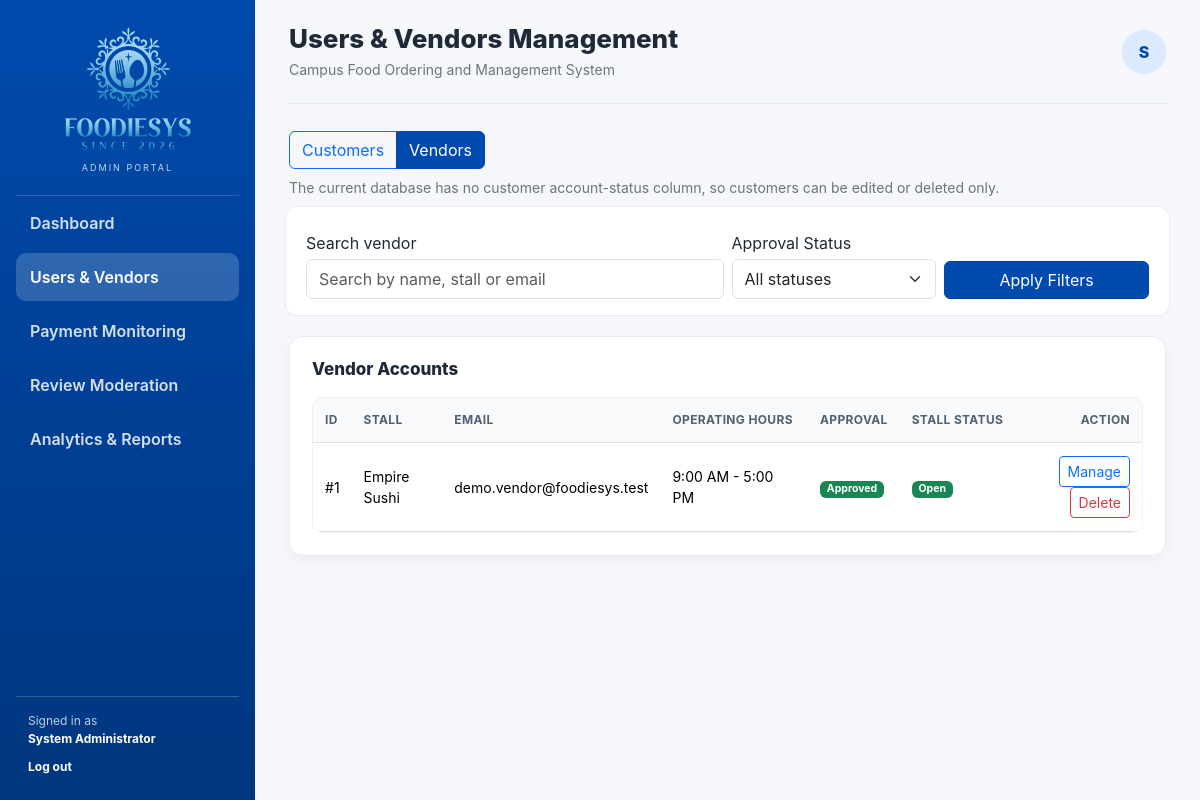
The page /admin/users.php?tab=vendors (signed in) on the database its author committed.
### tables this page shows
CREATE TABLE `vendors` (
  `vendor_id` int(10) UNSIGNED NOT NULL,
  `stall_name` varchar(150) NOT NULL,
  `email` varchar(150) NOT NULL,
  `password` varchar(255) NOT NULL,
  `operating_hours` varchar(100) NOT NULL,
  `approval_status` enum('Pending','Approved','Rejected','Suspended') NOT NULL DEFAULT 'Pending',
  `stall_status` enum('Open','Closed') NOT NULL DEFAULT 'Closed',
  `profile_image` varchar(255) DEFAULT NULL
);

### admin/users.php (the view, shortened to what this page needs)
<?php
require_once __DIR__ . '/../config/database.php';
require_once __DIR__ . '/includes/layout.php';
$tab = ($_GET['tab'] ?? 'customers') === 'vendors' ? 'vendors' : 'customers';
$search = trim($_GET['search'] ?? '');
if ($tab === 'customers') {
    $sql = 'SELECT cust_id,name,email FROM customers'; $params=[];
    if ($search !== '') { $sql .= ' WHERE name LIKE ? OR email LIKE ?'; $params=["%$search%","%$search%"]; }
    $sql .= ' ORDER BY cust_id DESC';
    $stmt=$pdo->prepare($sql); $stmt->execute($params); $rows=$stmt->fetchAll();
} else {
    $sql='SELECT vendor_id,stall_name,email,operating_hours,approval_status,stall_status FROM vendors'; $where=[];$params=[];
    if ($where) $sql.=' WHERE '.implode(' AND ',$where); $sql.=' ORDER BY vendor_id DESC';
    $stmt=$pdo->prepare($sql);$stmt->execute($params);$rows=$stmt->fetchAll();
}
admin_header('Users & Vendors Management','users');
?>
<div class="d-flex flex-wrap justify-content-between gap-2 mb-3"><div class="btn-group"><a class="btn <?= $tab==='customers'?'btn-brand':'btn-outline-primary' ?>" href="users.php?tab=customers">Customers</a><a class="btn <?= $tab==='vendors'?'btn-brand':'btn-outline-primary' ?>" href="users.php?tab=vendors">Vendors</a></div><div class="text-secondary small align-self-center">The current database has no customer account-status column, so customers can be edited or deleted only.</div></div>
<form class="filter-bar row g-2 align-items-end" method="get"><input type="hidden" name="tab" value="<?= e($tab) ?>"><div class="col-md-6"><label class="form-label mb-1">Search <?= $tab==='customers'?'customer':'vendor' ?></label><input class="form-control" name="search" value="<?= e($search) ?>" placeholder="Search by name, stall or email"></div><?php if($tab==='vendors'): ?><div class="col-md-3"><label class="form-label mb-1">Approval Status</label><select class="form-select" name="approval"><option value="">All statuses</option><?php foreach(['Pending','Approved','Rejected','Suspended'] as $s): ?><option <?= $approval===$s?'selected':'' ?>><?= $s ?></option><?php endforeach; ?></select></div><?php endif; ?><div class="col-md-3"><button class="btn btn-brand w-100">Apply Filters</button></div></form>
<section class="panel"><h2 class="panel-title"><?= $tab==='customers'?'Customer Accounts':'Vendor Accounts' ?></h2><div class="table-responsive"><table class="table table-hover"><thead><?php if($tab==='customers'): ?><tr><th>ID</th><th>Name</th><th>Email</th><th class="text-end">Action</th></tr><?php else: ?><tr><th>ID</th><th>Stall</th><th>Email</th><th>Operating Hours</th><th>Approval</th><th>Stall Status</th><th class="text-end">Action</th></tr><?php endif; ?></thead><tbody>
<?php foreach($rows as $r): ?>
<?php if($tab==='customers'): ?><tr><td>#<?= e($r['cust_id']) ?></td><td><?= e($r['name']) ?></td><td><?= e($r['email']) ?></td><td class="text-end"><button class="btn btn-sm btn-outline-primary" data-bs-toggle="modal" data-bs-target="#customer<?= $r['cust_id'] ?>">Edit</button><form class="d-inline" method="post" onsubmit="return confirm('Delete this customer? This permanently erases their account along with all of their orders, payments, and reviews. This cannot be undone.');"><input type="hidden" name="action" value="delete_customer"><input type="hidden" name="cust_id" value="<?= $r['cust_id'] ?>"><button class="btn btn-sm btn-outline-danger">Delete</button></form></td></tr>
<div class="modal fade" id="customer<?= $r['cust_id'] ?>" tabindex="-1"><div class="modal-dialog"><form method="post" class="modal-content"><div class="modal-header"><h5 class="modal-title">Edit Customer</h5><button type="button" class="btn-close" data-bs-dismiss="modal"></button></div><div class="modal-body"><input type="hidden" name="action" value="update_customer"><input type="hidden" name="cust_id" value="<?= $r['cust_id'] ?>"><label class="form-label">Name</label><input class="form-control mb-3" name="name" required value="<?= e($r['name']) ?>"><label class="form-label">Email</label><input type="email" class="form-control" name="email" required value="<?= e($r['email']) ?>"></div><div class="modal-footer"><button class="btn btn-brand">Save Changes</button></div></form></div></div>
<?php else: ?><tr><td>#<?= e($r['vendor_id']) ?></td><td><?= e($r['stall_name']) ?></td><td><?= e($r['email']) ?></td><td><?= e($r['operating_hours']) ?></td><td><?= status_badge($r['approval_status']) ?></td><td><?= status_badge($r['stall_status']) ?></td><td class="text-end"><button class="btn btn-sm btn-outline-primary" data-bs-toggle="modal" data-bs-target="#vendor<?= $r['vendor_id'] ?>">Manage</button><form class="d-inline" method="post" onsubmit="return confirm('Delete this vendor? This permanently erases their account along with all of their menu items, orders, payments, and reviews. This cannot be undone.');"><input type="hidden" name="action" value="delete_vendor"><input type="hidden" name="vendor_id" value="<?= $r['vendor_id'] ?>"><button class="btn btn-sm btn-outline-danger">Delete</button></form></td></tr>
<?php endif; ?>
<?php endforeach; ?></tbody></table></div></section>
<?php admin_footer(); ?>

### admin/includes/layout.php (shortened to what this page needs)
<?php
function e($value): string {
    return htmlspecialchars((string)$value, ENT_QUOTES, 'UTF-8');
}
function status_badge(string $status): string {
    $map = [
        'Paid' => 'success', 'Approved' => 'success', 'Visible' => 'success', 'Open' => 'success',
        'Pending' => 'warning', 'Pending Payment' => 'warning', 'Closed' => 'secondary',
        'Failed' => 'danger', 'Rejected' => 'danger', 'Suspended' => 'danger', 'Hidden' => 'dark',
        'Refunded' => 'info', 'Preparing' => 'primary',
        'Ready for Pickup' => 'primary', 'Completed' => 'success', 'Cancelled' => 'danger',
    ];
    return '<span class="badge text-bg-' . ($map[$status] ?? 'secondary') . '">' . e($status) . '</span>';
}
function admin_nav_links(string $active): void { ?>
    <a class="nav-link <?= $active === 'dashboard' ? 'active' : '' ?>" href="dashboard.php">Dashboard</a>
    <a class="nav-link <?= $active === 'users' ? 'active' : '' ?>" href="users.php">Users &amp; Vendors</a>
    <a class="nav-link <?= $active === 'payments' ? 'active' : '' ?>" href="payments.php">Payment Monitoring</a>
    <a class="nav-link <?= $active === 'reviews' ? 'active' : '' ?>" href="reviews.php">Review Moderation</a>
    <a class="nav-link <?= $active === 'analytics' ? 'active' : '' ?>" href="analytics.php">Analytics &amp; Reports</a>
<?php }
function admin_header(string $title, string $active = ''): void {
?>
<!doctype html>
<html lang="en">
<head>
    <link href="https://cdn.jsdelivr.net/npm/bootstrap@5.3.3/dist/css/bootstrap.min.css" rel="stylesheet">
    <link href="assets/css/admin.css" rel="stylesheet">
</head>
<body>
<div class="admin-shell">
    <aside class="sidebar">
        <a class="brand brand-desktop" href="dashboard.php" aria-label="FoodieSys Admin dashboard">
            <img src="assets/images/foodiesys-logo.png" alt="FoodieSys">
            <small>ADMIN PORTAL</small>
        </a>
        <nav class="nav flex-column desktop-nav">
            <?php admin_nav_links($active); ?>
        </nav>
        <div class="sidebar-bottom">
            <div class="admin-name">Signed in as<br><strong><?= e($_SESSION['admin_name'] ?? 'Administrator') ?></strong></div>
            <a class="logout-link" href="logout.php">Log out</a>
        </div>
    </aside>
    <main class="main-content">
        <header class="topbar">
            <div class="topbar-title">
                <h1><?= e($title) ?></h1>
                <p>Campus Food Ordering and Management System</p>
            </div>
            <div class="topbar-actions">
                <div class="topbar-avatar d-none d-lg-grid"><?= strtoupper(substr($_SESSION['admin_name'] ?? 'A', 0, 1)) ?></div>
            </div>
        </header>
<?php }
function admin_footer(): void { ?>
    </main>
</div>
</body>
</html>
<?php }

### admin/assets/css/admin.css (style rules this page uses)
:root { --brand:#004AAD; --brand-dark:#00367e; --bg:#f5f7fb; --muted:#6c757d; }
* { box-sizing:border-box; }
body { margin:0; background:var(--bg); color:#1f2937; font-family:Inter,system-ui,-apple-system,BlinkMacSystemFont,"Segoe UI",sans-serif; }
.admin-shell { min-height:100vh; display:flex; }
.sidebar { width:255px; min-height:100vh; position:fixed; inset:0 auto 0 0; background:linear-gradient(180deg,#004AAD,#00367e); color:#fff; padding:22px 16px; display:flex; flex-direction:column; z-index:1030; }
.brand { text-decoration:none; color:#fff; display:block; text-align:center; }
.brand-desktop { padding:0 8px 20px; border-bottom:1px solid rgba(255,255,255,.16); }
.brand-desktop img { display:block; width:150px; max-height:137px; object-fit:contain; margin:0 auto; }
.brand small { display:block; font-size:9px; letter-spacing:2px; margin-top:2px; opacity:.78; }
.sidebar .nav-link { color:rgba(255,255,255,.83); padding:12px 14px; border-radius:10px; margin:3px 0; font-weight:600; }
.sidebar .nav-link:hover,.sidebar .nav-link.active { color:#fff; background:rgba(255,255,255,.18); }
.sidebar-bottom { margin-top:auto; padding:15px 12px 2px; border-top:1px solid rgba(255,255,255,.2); font-size:12px; }
.admin-name { color:rgba(255,255,255,.75); line-height:1.5; }
.admin-name strong { color:#fff; }
.logout-link { display:inline-block; margin-top:10px; color:#fff; font-weight:700; text-decoration:none; }
.main-content { width:calc(100% - 255px); min-height:100vh; margin-left:255px; padding:0 34px 35px; }
.topbar { min-height:104px; display:flex; align-items:center; justify-content:space-between; gap:16px; border-bottom:1px solid #e4e8f0; margin-bottom:27px; }
.topbar h1 { font-size:26px; margin:0; font-weight:800; }
.topbar p { margin:4px 0 0; color:var(--muted); font-size:14px; }
.topbar-actions { display:flex; align-items:center; gap:12px; }
.topbar-avatar { width:44px; height:44px; place-items:center; border-radius:50%; background:#dbeafe; color:var(--brand); font-weight:800; }
.stat-card,.panel { background:#fff; border:1px solid #e8ecf3; border-radius:14px; box-shadow:0 5px 16px rgba(22,34,51,.04); }
.panel { padding:22px; }
.panel-title { font-size:17px; font-weight:800; margin:0 0 18px; }
.table-responsive { border:1px solid #edf0f5; border-radius:10px; }
.table { margin:0; font-size:14px; }
.table thead th { background:#f8fafc; color:#526071; font-size:12px; text-transform:uppercase; letter-spacing:.35px; border-bottom-width:1px; white-space:nowrap; }
.table td,.table th { padding:13px 12px; vertical-align:middle; }
.btn-brand { background:var(--brand); color:#fff; border-color:var(--brand); }
.filter-bar { background:#fff; padding:16px; border:1px solid #e8ecf3; border-radius:12px; margin-bottom:20px; }
.form-control,.form-select { min-height:40px; }

### rows shown on the page
vendors: vendor_id "1", stall_name "Empire Sushi", email "demo.vendor@foodiesys.test", operating_hours "9:00 AM - 5:00 PM", approval_status "Approved Open"

### other values the page prints
$_SESSION['admin_name'] "System Administrator"
$title "Users & Vendors Management"
substr($_SESSION['admin_name'] ?? 'A', 0, 1) "S"
